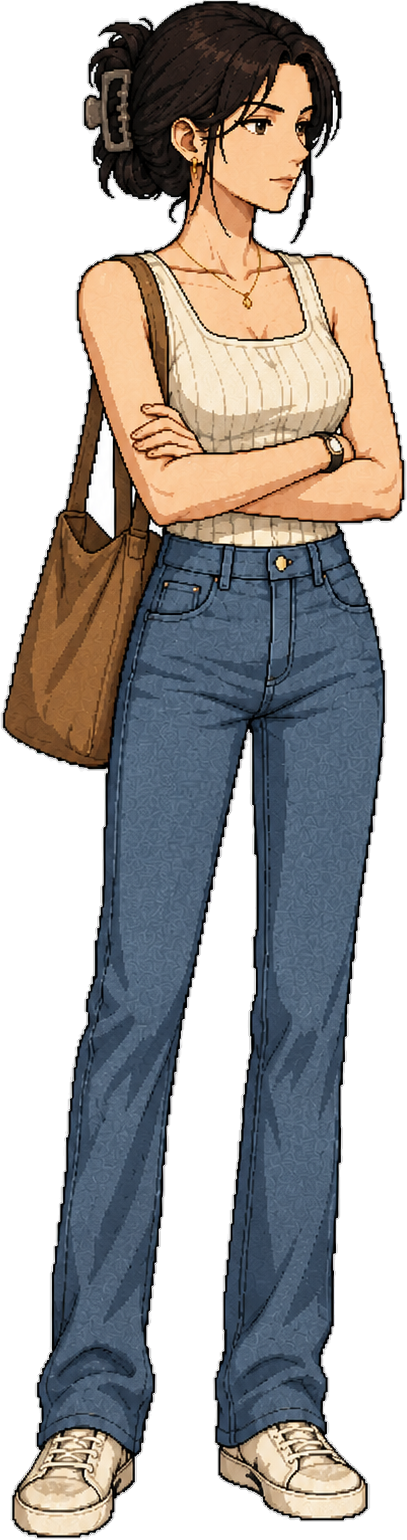
#> input picture assets/characters/char_00_player.png, 407 x 1540 px, given in place of char_00_player.png.bak, which was not available
$ python round8_clean_character_pngs.py
#> lines starting #> are read from the running program, lines starting #| are printed output that depends on the picture; after the words box and inside, x2 and y2 are one past the last pixel; in counts of white or black regions, pixels touching at a corner belong together; pictures that were not available may be replaced by others from this repository, and a replacement may not be noted
#!/usr/bin/env python3
"""
Round 8 · Character PNG batch cleanup

Goals (from user requirements):
- Strip residual white fringe / halo
- Soften aliasing on alpha edge
- Gentle alpha feather (1-2px max)
- Remove white-fringe color contamination
- KEEP transparent PNG (RGBA)
- DO NOT change aspect ratio
- DO NOT downgrade clarity / resolution

Pipeline per file:
  1. Load as RGBA
  2. Alpha noise floor — pixels with alpha < 6 become fully transparent
  3. White Fringe decontamination — only on semi-transparent + bright pixels,
     reverse the over-white compositing equation:
       rendered = C * a + 255 * (1 - a)   =>   C = (rendered - 255*(1-a)) / a
     This recovers the original (uncomposited) color, which removes the
     telltale white halo seen around AI-generated cutout PNGs.
  4. Alpha edge softening — gaussian blur (radius 0.55) on alpha channel only
     and a gentle s-curve to tighten the result, so we get clean anti-aliased
     edges without softening the interior of the figure.
  5. Save as optimized PNG.

What we DO NOT do:
- Resample / resize (preserves all original pixels)
- Crop or pad (preserves bbox)
- Touch RGB of fully-opaque interior pixels (preserves art)
"""

import os
import sys
from pathlib import Path
import numpy as np
from PIL import Image, ImageFilter


def clean_png(path_in: Path, path_out: Path):
    img = Image.open(path_in)
#> img is the input picture: PIL image 407x1540 RGBA; mean R, G, B, A 70.1, 66.4, 63.8, 154.1
    if img.mode != "RGBA":
        img = img.convert("RGBA")

    arr = np.array(img).astype(np.float32)
    rgb = arr[..., :3].copy()
    a = arr[..., 3].copy()
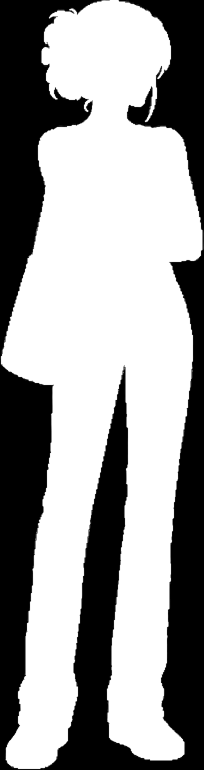
#> a: shape (1540, 407) float32 (shown at 1/2 size); min 0, max 255, mean 154.1
    h, w = a.shape
    orig_w, orig_h = img.size

    # 1) Alpha noise floor — kill near-transparent ghost pixels
    near_zero = a < 6
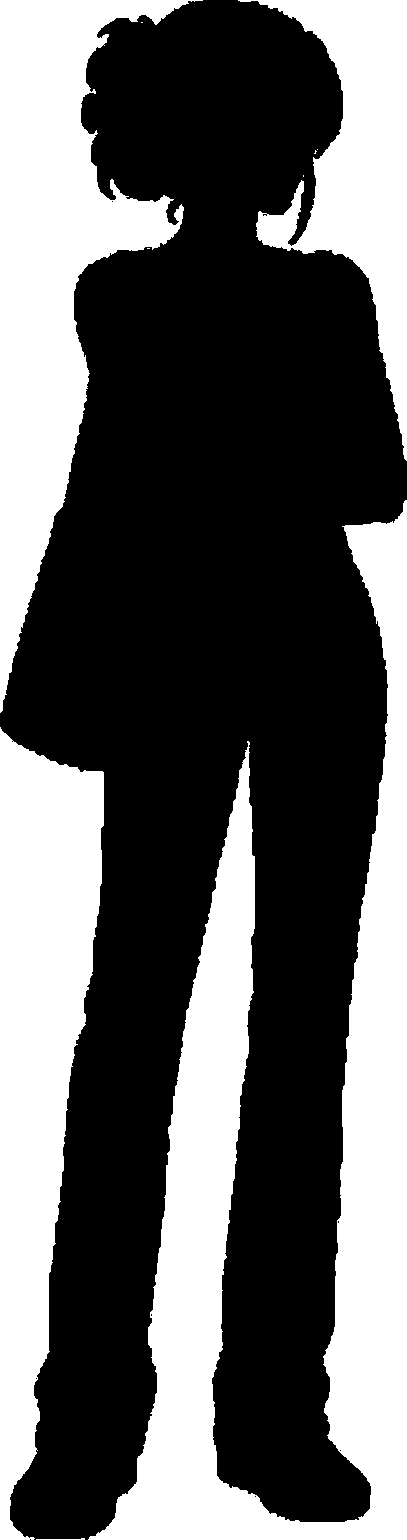
#> near_zero: shape (1540, 407) bool; 38.2% white; 10 white regions (5 under 20 px), largest, box (x1, y1, x2, y2) and area: (88, 500, 407, 1540) 104133, (0, 0, 203, 713) 55195, (0, 727, 104, 1540) 51389, (238, 0, 407, 461) 28741, (36, 1538, 85, 1540) 53
    a[near_zero] = 0
#> a: shape (1540, 407) float32; 0.12% of pixels changed, all inside (x1, y1, x2, y2) = (0, 0, 406, 1540)
    # zero out their RGB too so they can't bleed during scaling
    rgb[near_zero] = 0
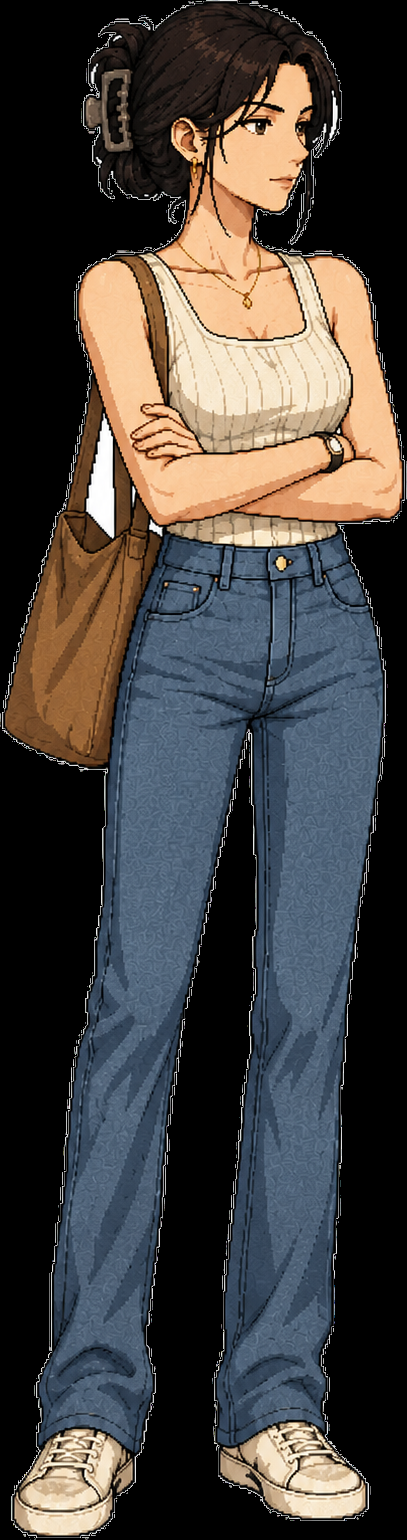
#> rgb: shape (1540, 407, 3) float32; mean R, G, B 70.1, 66.4, 63.7

    # 2) White-fringe decontamination
    # Only on edge pixels: partial alpha AND visibly bright (likely white-composited)
    a_f = a / 255.0
    semi = (a > 0) & (a < 230)
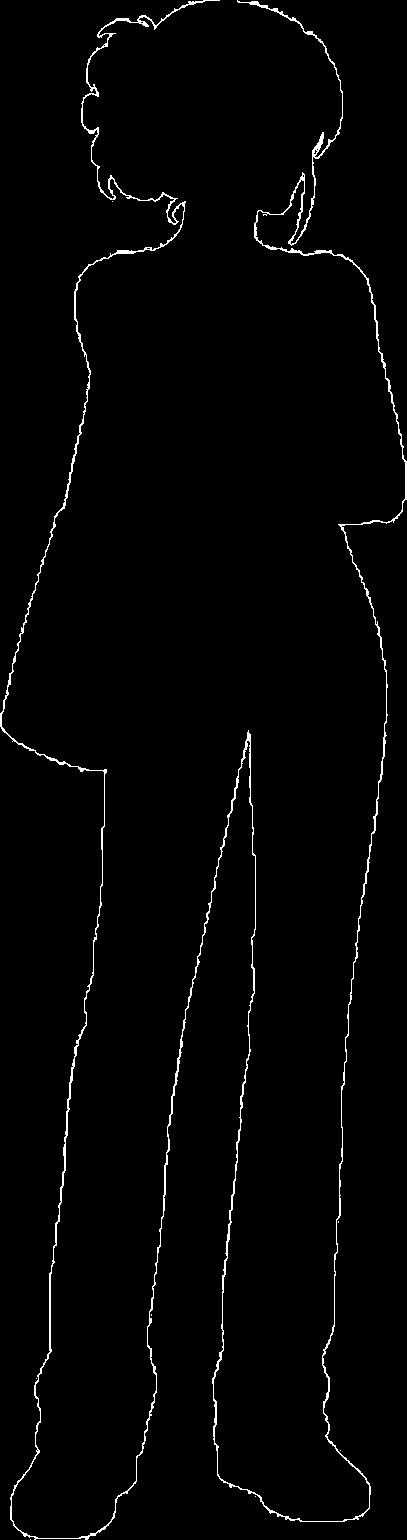
#> semi: shape (1540, 407) bool; 1.7% white in thin lines or dots
    bright = (rgb[..., 0] > 215) & (rgb[..., 1] > 215) & (rgb[..., 2] > 215)
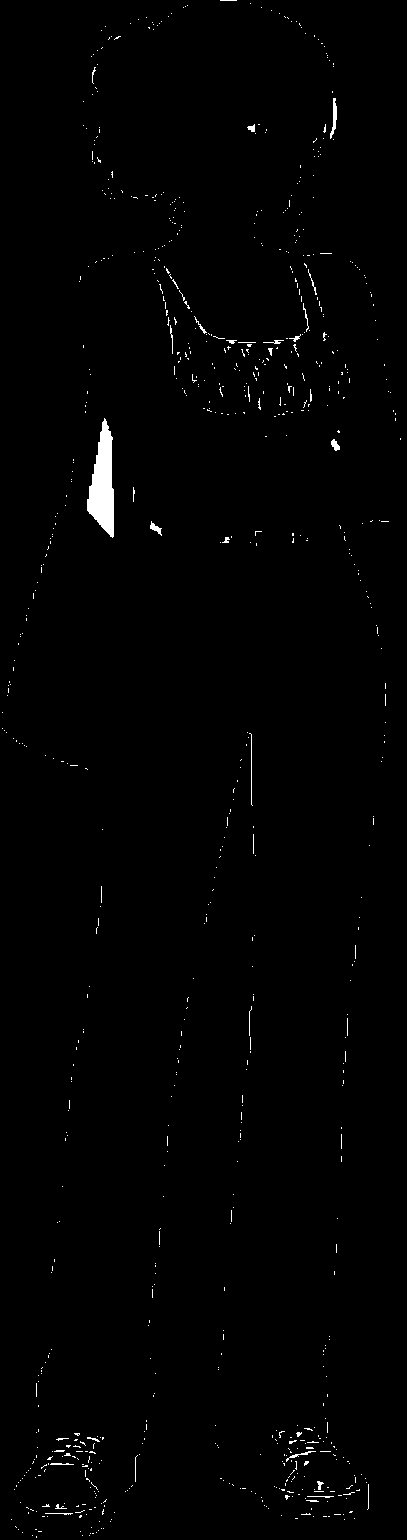
#> bright: shape (1540, 407) bool; 0.87% white; 819 white regions (790 under 20 px), largest, box (x1, y1, x2, y2) and area: (87, 418, 114, 538) 1968, (330, 98, 337, 139) 132, (249, 733, 253, 806) 74
    fringe_mask = semi & bright
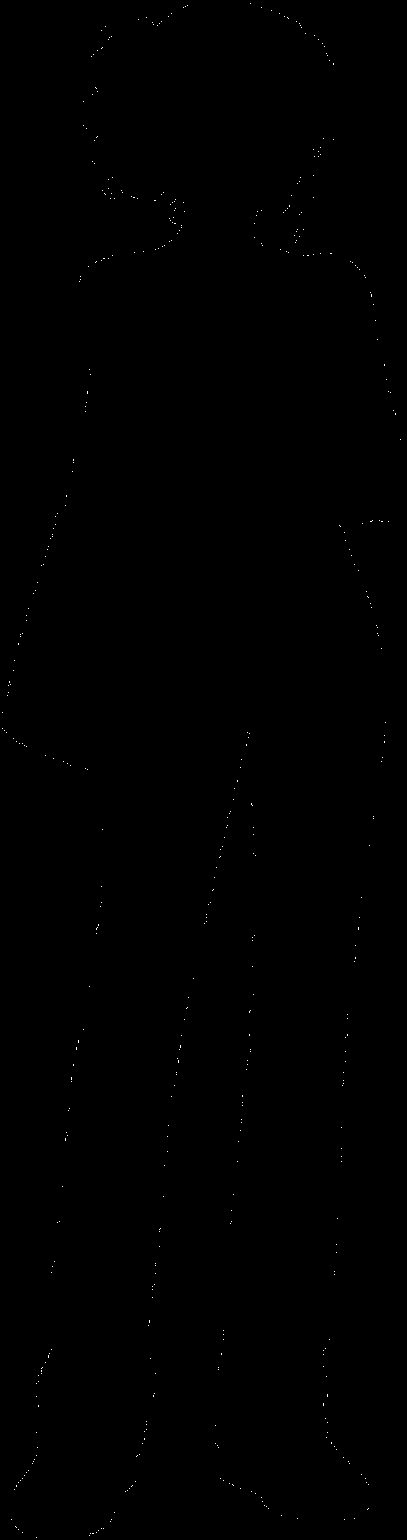
#> fringe_mask: shape (1540, 407) bool; 0.09% white in thin lines or dots

    fringe_count = int(fringe_mask.sum())
#> fringe_count = 574
    if fringe_mask.any():
        # Unpremul against white background
        a_f_safe = np.maximum(a_f[fringe_mask], 0.04)  # avoid div by ~0
#> a_f_safe = 574 values, max 0.898 at index 81, min 0.616 at index 243, mean 0.808
        rendered = rgb[fringe_mask]
#> rendered = 574 rows, first 8: [234, 234, 233], [228, 227, 228], [238, 236, 233], [234, 235, 237], [223, 221, 218], [230, 229, 228], [227, 224, 227], [230, 231, 229]
        bg = 255.0 * (1.0 - a_f_safe[..., None])
#> bg = 574 values, max 98 at index 243, min 26 at index 81, mean 48.87
        recovered = (rendered - bg) / a_f_safe[..., None]
#> recovered = 574 rows, first 8: [225.6, 225.6, 224.2], [222.5, 221.3, 222.5], [233.8, 231.2, 227.5], [228.1, 229.4, 231.9], [216.9, 214.5, 210.9], [223.9, 222.7, 221.4], [219.5, 215.7, 219.5], [224.5, 225.7, 223.3]
        rgb[fringe_mask] = np.clip(recovered, 0, 255)
#> rgb: shape (1540, 407, 3) float32; 0.09% of pixels changed, all inside (x1, y1, x2, y2) = (2, 3, 401, 1538)

    # 3) Alpha edge softening + tightening curve
    a_uint8 = np.clip(a, 0, 255).astype(np.uint8)
    a_img = Image.fromarray(a_uint8, "L")
    a_img = a_img.filter(ImageFilter.GaussianBlur(radius=0.55))
    a_np = np.array(a_img).astype(np.float32)
    # Gentle s-curve to tighten alpha: push <8 to 0, lift 8-255 by 1.06x then clamp
    # Effect: anti-aliased edges stay smooth, half-transparent "veil" pixels
    # along the contour either commit to opaque or vanish.
    a_np = np.where(a_np < 8, 0, a_np * 1.06 - 4)
    a_final = np.clip(a_np, 0, 255).astype(np.uint8)

    # 4) Recompose
    rgb_final = np.clip(rgb, 0, 255).astype(np.uint8)
    out_arr = np.dstack([rgb_final, a_final])
    out_img = Image.fromarray(out_arr, "RGBA")
    out_img.save(path_out, "PNG", optimize=True)

    # Sanity check: dimensions preserved
    assert out_img.size == (orig_w, orig_h), (
        f"DIMENSION CHANGED for {path_in.name}: {(orig_w,orig_h)} -> {out_img.size}"
    )

    return {
        "name": path_in.name,
        "size": (orig_w, orig_h),
        "fringe_pixels_decontaminated": fringe_count,
        "bytes_before": path_in.stat().st_size,
        "bytes_after": path_out.stat().st_size,
    }


def main():
    project = Path(
        "D:/01_Projects_项目/2026 个人知识库 飞书录音/糕糕知识库/像男人一样相亲"
    )
    gen = project / "generated_characters"
    assets = project / "assets" / "characters"

    files = sorted(gen.glob("*.png"))
    assert files, "No PNG files found"

    print(f"Found {len(files)} PNGs in generated_characters/")
    print(f"Will mirror to assets/characters/ after processing\n")

    results = []
    for f in files:
        bak = f.with_suffix(".png.bak")
        if not bak.exists():
            # Make a one-time .bak preserving the original
            bak.write_bytes(f.read_bytes())

        # Process in-place: read from .bak, write to .png
        result = clean_png(bak, f)
#> result = {'name': 'char_00_player.png.bak', 'size': (407, 1540), 'fringe_pixels_decontaminated': 574, 'bytes_before': 784053, 'bytes_after': 784053}
        results.append(result)
        delta = result["bytes_after"] - result["bytes_before"]
#> delta = 0
        sign = "+" if delta >= 0 else ""
#> sign = '+'
        print(
            f"  ✓ {result['name']:<32} "
            f"{result['size'][0]:>5}×{result['size'][1]:<5}  "
            f"fringe={result['fringe_pixels_decontaminated']:>7}  "
            f"size {result['bytes_before']:>8}→{result['bytes_after']:<8} ({sign}{delta})"
        )
#|   ✓ char_00_player.png.bak             407×1540   fringe=    574  size   784053→784053   (+0)

    print(f"\nSyncing to assets/characters/ ...")
    for f in files:
        target = assets / f.name
        target.write_bytes(f.read_bytes())
        print(f"  ✓ assets/characters/{f.name}")

    print(f"\n✅ Done. {len(files)} files processed. Originals preserved as *.png.bak in generated_characters/")


if __name__ == "__main__":
    main()
